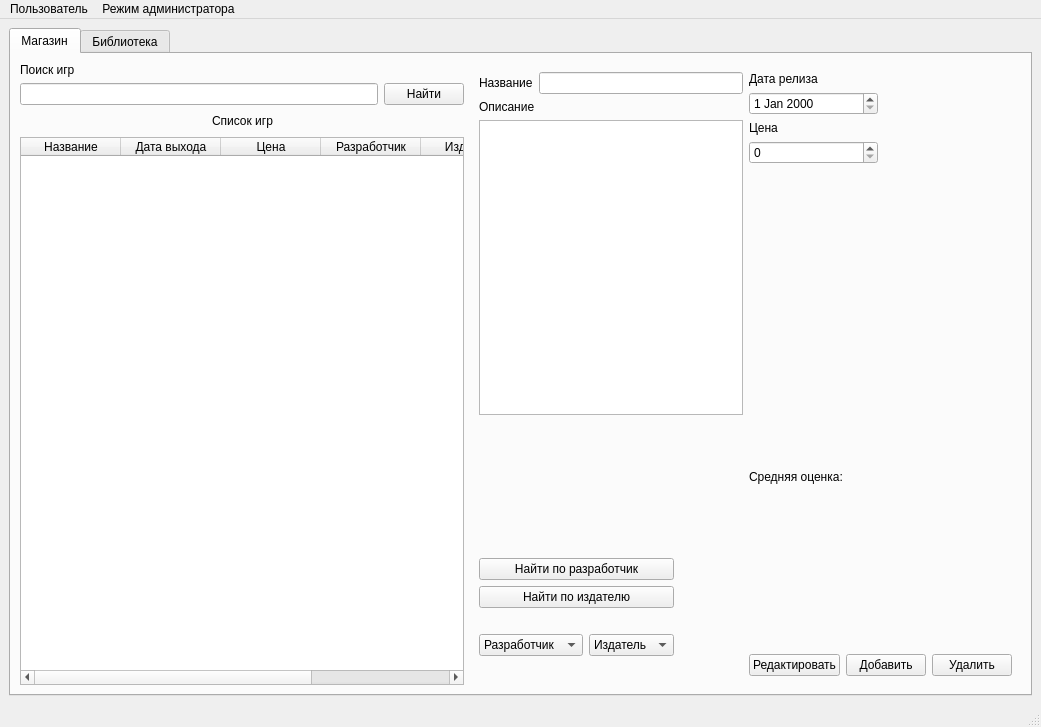
<?xml version="1.0" encoding="UTF-8"?>
<ui version="4.0">
 <class>MainWindow</class>
 <widget class="QMainWindow" name="MainWindow">
  <property name="geometry">
   <rect>
    <x>0</x>
    <y>0</y>
    <width>1041</width>
    <height>727</height>
   </rect>
  </property>
  <property name="windowTitle">
   <string>MainWindow</string>
  </property>
  <widget class="QWidget" name="centralwidget">
   <layout class="QGridLayout" name="gridLayout">
    <item row="0" column="0">
     <widget class="QTabWidget" name="tabWidget">
      <property name="currentIndex">
       <number>0</number>
      </property>
      <widget class="QWidget" name="shop">
       <attribute name="title">
        <string>Магазин</string>
       </attribute>
       <layout class="QGridLayout" name="gridLayout_3">
        <item row="0" column="0">
         <layout class="QVBoxLayout" name="verticalLayout_3">
          <item>
           <layout class="QVBoxLayout" name="verticalLayout_2">
            <item>
             <widget class="QLabel" name="label_2">
              <property name="text">
               <string>Поиск игр</string>
              </property>
             </widget>
            </item>
            <item>
             <layout class="QHBoxLayout" name="horizontalLayout">
              <item>
               <widget class="QLineEdit" name="findEdit">
                <property name="minimumSize">
                 <size>
                  <width>0</width>
                  <height>0</height>
                 </size>
                </property>
                <property name="maximumSize">
                 <size>
                  <width>450</width>
                  <height>16777215</height>
                 </size>
                </property>
               </widget>
              </item>
              <item>
               <widget class="QPushButton" name="findButton">
                <property name="text">
                 <string>Найти</string>
                </property>
               </widget>
              </item>
             </layout>
            </item>
           </layout>
          </item>
          <item>
           <layout class="QVBoxLayout" name="verticalLayout">
            <item>
             <layout class="QHBoxLayout" name="horizontalLayout_2">
              <item>
               <spacer name="horizontalSpacer">
                <property name="orientation">
                 <enum>Qt::Horizontal</enum>
                </property>
                <property name="sizeHint" stdset="0">
                 <size>
                  <width>40</width>
                  <height>20</height>
                 </size>
                </property>
               </spacer>
              </item>
              <item>
               <widget class="QLabel" name="label">
                <property name="text">
                 <string>Список игр</string>
                </property>
               </widget>
              </item>
              <item>
               <spacer name="horizontalSpacer_2">
                <property name="orientation">
                 <enum>Qt::Horizontal</enum>
                </property>
                <property name="sizeHint" stdset="0">
                 <size>
                  <width>40</width>
                  <height>20</height>
                 </size>
                </property>
               </spacer>
              </item>
             </layout>
            </item>
            <item>
             <widget class="QTableWidget" name="shopTable">
              <property name="minimumSize">
               <size>
                <width>0</width>
                <height>0</height>
               </size>
              </property>
              <column>
               <property name="text">
                <string>Название</string>
               </property>
              </column>
              <column>
               <property name="text">
                <string>Дата выхода</string>
               </property>
              </column>
              <column>
               <property name="text">
                <string>Цена</string>
               </property>
              </column>
              <column>
               <property name="text">
                <string>Разработчик</string>
               </property>
              </column>
              <column>
               <property name="text">
                <string>Издатель</string>
               </property>
              </column>
              <column>
               <property name="text">
                <string>Теги</string>
               </property>
              </column>
             </widget>
            </item>
           </layout>
          </item>
         </layout>
        </item>
        <item row="0" column="1">
         <widget class="QWidget" name="widget" native="true">
          <layout class="QGridLayout" name="gridLayout_2">
           <item row="0" column="0" colspan="2">
            <layout class="QHBoxLayout" name="horizontalLayout_3">
             <item>
              <widget class="QLabel" name="label_3">
               <property name="text">
                <string>Название</string>
               </property>
              </widget>
             </item>
             <item>
              <widget class="QLineEdit" name="nameEdit"/>
             </item>
            </layout>
           </item>
           <item row="0" column="2" rowspan="2">
            <layout class="QVBoxLayout" name="verticalLayout_6">
             <item>
              <widget class="QLabel" name="label_5">
               <property name="text">
                <string>Дата релиза</string>
               </property>
              </widget>
             </item>
             <item>
              <widget class="QDateEdit" name="release_dateEdit">
               <property name="minimumSize">
                <size>
                 <width>100</width>
                 <height>0</height>
                </size>
               </property>
              </widget>
             </item>
            </layout>
           </item>
           <item row="1" column="0" rowspan="3" colspan="2">
            <layout class="QVBoxLayout" name="verticalLayout_4">
             <item>
              <widget class="QLabel" name="label_4">
               <property name="text">
                <string>Описание</string>
               </property>
              </widget>
             </item>
             <item>
              <widget class="QTextEdit" name="descriptionEdit"/>
             </item>
            </layout>
           </item>
           <item row="2" column="2">
            <layout class="QVBoxLayout" name="verticalLayout_5">
             <item>
              <widget class="QLabel" name="label_6">
               <property name="text">
                <string>Цена</string>
               </property>
              </widget>
             </item>
             <item>
              <widget class="QSpinBox" name="spinBox">
               <property name="minimumSize">
                <size>
                 <width>100</width>
                 <height>0</height>
                </size>
               </property>
               <property name="maximum">
                <number>5000</number>
               </property>
              </widget>
             </item>
            </layout>
           </item>
           <item row="3" column="2">
            <spacer name="verticalSpacer">
             <property name="orientation">
              <enum>Qt::Vertical</enum>
             </property>
             <property name="sizeHint" stdset="0">
              <size>
               <width>20</width>
               <height>228</height>
              </size>
             </property>
            </spacer>
           </item>
           <item row="4" column="2">
            <widget class="QLabel" name="scoreLabel">
             <property name="text">
              <string>Средняя оценка: </string>
             </property>
            </widget>
           </item>
           <item row="4" column="3" rowspan="2">
            <spacer name="verticalSpacer_2">
             <property name="orientation">
              <enum>Qt::Vertical</enum>
             </property>
             <property name="sizeHint" stdset="0">
              <size>
               <width>20</width>
               <height>227</height>
              </size>
             </property>
            </spacer>
           </item>
           <item row="5" column="0" rowspan="2">
            <layout class="QVBoxLayout" name="verticalLayout_10">
             <item>
              <layout class="QVBoxLayout" name="verticalLayout_9">
               <item>
                <widget class="QPushButton" name="pushButton">
                 <property name="text">
                  <string>Найти по разработчик</string>
                 </property>
                </widget>
               </item>
               <item>
                <widget class="QPushButton" name="pushButton_3">
                 <property name="text">
                  <string>Найти по издателю</string>
                 </property>
                </widget>
               </item>
              </layout>
             </item>
             <item>
              <layout class="QHBoxLayout" name="horizontalLayout_4">
               <item>
                <widget class="QComboBox" name="developerBox">
                 <item>
                  <property name="text">
                   <string>Разработчик</string>
                  </property>
                 </item>
                </widget>
               </item>
               <item>
                <widget class="QComboBox" name="publisherBox">
                 <item>
                  <property name="text">
                   <string>Издатель</string>
                  </property>
                 </item>
                </widget>
               </item>
              </layout>
             </item>
            </layout>
           </item>
           <item row="6" column="1">
            <spacer name="horizontalSpacer_3">
             <property name="orientation">
              <enum>Qt::Horizontal</enum>
             </property>
             <property name="sizeHint" stdset="0">
              <size>
               <width>63</width>
               <height>20</height>
              </size>
             </property>
            </spacer>
           </item>
           <item row="6" column="2" colspan="2">
            <layout class="QHBoxLayout" name="horizontalLayout_5">
             <item>
              <widget class="QPushButton" name="editButton">
               <property name="text">
                <string>Редактировать</string>
               </property>
              </widget>
             </item>
             <item>
              <widget class="QPushButton" name="addButton">
               <property name="text">
                <string>Добавить</string>
               </property>
              </widget>
             </item>
             <item>
              <widget class="QPushButton" name="deleteButton">
               <property name="text">
                <string>Удалить</string>
               </property>
              </widget>
             </item>
            </layout>
           </item>
          </layout>
         </widget>
        </item>
       </layout>
      </widget>
      <widget class="QWidget" name="library">
       <attribute name="title">
        <string>Библиотека</string>
       </attribute>
       <layout class="QGridLayout" name="gridLayout_5">
        <item row="0" column="0">
         <layout class="QVBoxLayout" name="verticalLayout_8">
          <item>
           <layout class="QHBoxLayout" name="horizontalLayout_7">
            <item>
             <spacer name="horizontalSpacer_4">
              <property name="orientation">
               <enum>Qt::Horizontal</enum>
              </property>
              <property name="sizeHint" stdset="0">
               <size>
                <width>40</width>
                <height>20</height>
               </size>
              </property>
             </spacer>
            </item>
            <item>
             <widget class="QLabel" name="label_8">
              <property name="text">
               <string>Библиотека</string>
              </property>
             </widget>
            </item>
            <item>
             <spacer name="horizontalSpacer_5">
              <property name="orientation">
               <enum>Qt::Horizontal</enum>
              </property>
              <property name="sizeHint" stdset="0">
               <size>
                <width>40</width>
                <height>20</height>
               </size>
              </property>
             </spacer>
            </item>
           </layout>
          </item>
          <item>
           <widget class="QTableWidget" name="libraryTable">
            <property name="minimumSize">
             <size>
              <width>0</width>
              <height>0</height>
             </size>
            </property>
            <column>
             <property name="text">
              <string>Название</string>
             </property>
            </column>
            <column>
             <property name="text">
              <string>Дата выхода</string>
             </property>
            </column>
            <column>
             <property name="text">
              <string>Цена</string>
             </property>
            </column>
            <column>
             <property name="text">
              <string>Разработчик</string>
             </property>
            </column>
            <column>
             <property name="text">
              <string>Издатель</string>
             </property>
            </column>
            <column>
             <property name="text">
              <string>Теги</string>
             </property>
            </column>
           </widget>
          </item>
         </layout>
        </item>
        <item row="0" column="1">
         <widget class="QWidget" name="widget_2" native="true">
          <layout class="QGridLayout" name="gridLayout_4">
           <item row="0" column="0">
            <layout class="QHBoxLayout" name="horizontalLayout_6">
             <item>
              <widget class="QLabel" name="label_7">
               <property name="text">
                <string>Название игры:</string>
               </property>
              </widget>
             </item>
             <item>
              <widget class="QLineEdit" name="lineEdit"/>
             </item>
            </layout>
           </item>
           <item row="1" column="0">
            <layout class="QHBoxLayout" name="horizontalLayout_8">
             <item>
              <widget class="QLabel" name="label_9">
               <property name="text">
                <string>Оценка:</string>
               </property>
              </widget>
             </item>
             <item>
              <widget class="QSpinBox" name="spinBox_2">
               <property name="minimum">
                <number>1</number>
               </property>
               <property name="maximum">
                <number>5</number>
               </property>
              </widget>
             </item>
            </layout>
           </item>
           <item row="2" column="0">
            <layout class="QVBoxLayout" name="verticalLayout_7">
             <item>
              <widget class="QLabel" name="label_10">
               <property name="text">
                <string>Комментарий:</string>
               </property>
              </widget>
             </item>
             <item>
              <widget class="QTextEdit" name="textEdit"/>
             </item>
            </layout>
           </item>
           <item row="3" column="0">
            <layout class="QHBoxLayout" name="horizontalLayout_9">
             <item>
              <widget class="QPushButton" name="pushButton_2">
               <property name="text">
                <string>Оставить отзыв</string>
               </property>
              </widget>
             </item>
             <item>
              <spacer name="horizontalSpacer_6">
               <property name="orientation">
                <enum>Qt::Horizontal</enum>
               </property>
               <property name="sizeHint" stdset="0">
                <size>
                 <width>40</width>
                 <height>20</height>
                </size>
               </property>
              </spacer>
             </item>
            </layout>
           </item>
          </layout>
         </widget>
        </item>
       </layout>
      </widget>
     </widget>
    </item>
   </layout>
  </widget>
  <widget class="QMenuBar" name="menubar">
   <property name="geometry">
    <rect>
     <x>0</x>
     <y>0</y>
     <width>1041</width>
     <height>22</height>
    </rect>
   </property>
   <widget class="QMenu" name="menu">
    <property name="title">
     <string>Пользователь</string>
    </property>
    <addaction name="regiseterAction"/>
    <addaction name="enterAction"/>
    <addaction name="exitAction"/>
    <addaction name="deleteAction"/>
   </widget>
   <widget class="QMenu" name="menu_2">
    <property name="title">
     <string>Режим администратора</string>
    </property>
    <addaction name="turnOffAction"/>
    <addaction name="turnOnAction"/>
   </widget>
   <addaction name="menu"/>
   <addaction name="menu_2"/>
  </widget>
  <widget class="QStatusBar" name="statusbar"/>
  <action name="regiseterAction">
   <property name="text">
    <string>Зарегистироваться</string>
   </property>
  </action>
  <action name="enterAction">
   <property name="text">
    <string>Войти</string>
   </property>
  </action>
  <action name="deleteAction">
   <property name="text">
    <string>Удалить пользователя</string>
   </property>
  </action>
  <action name="turnOffAction">
   <property name="text">
    <string>Выключено</string>
   </property>
  </action>
  <action name="turnOnAction">
   <property name="text">
    <string>Включено</string>
   </property>
  </action>
  <action name="exitAction">
   <property name="text">
    <string>Выйти</string>
   </property>
  </action>
 </widget>
 <resources/>
 <connections/>
</ui>
